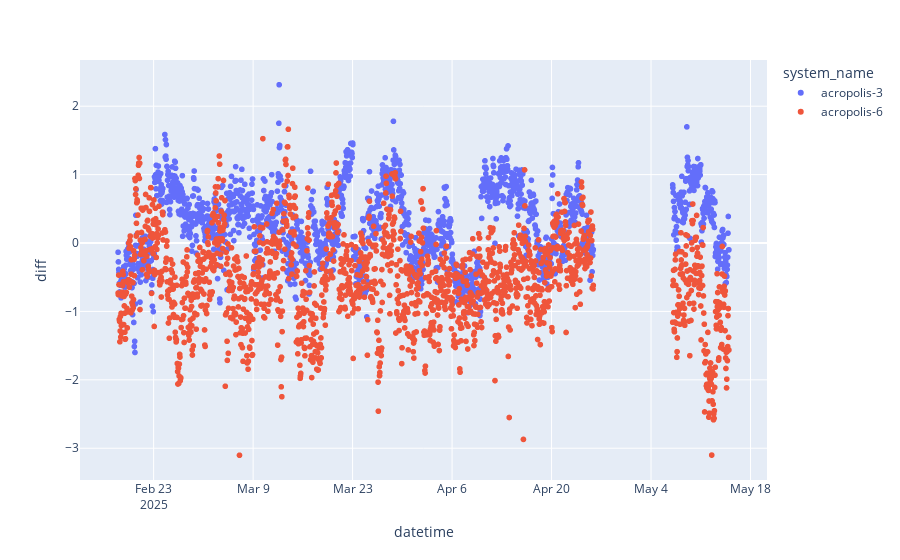
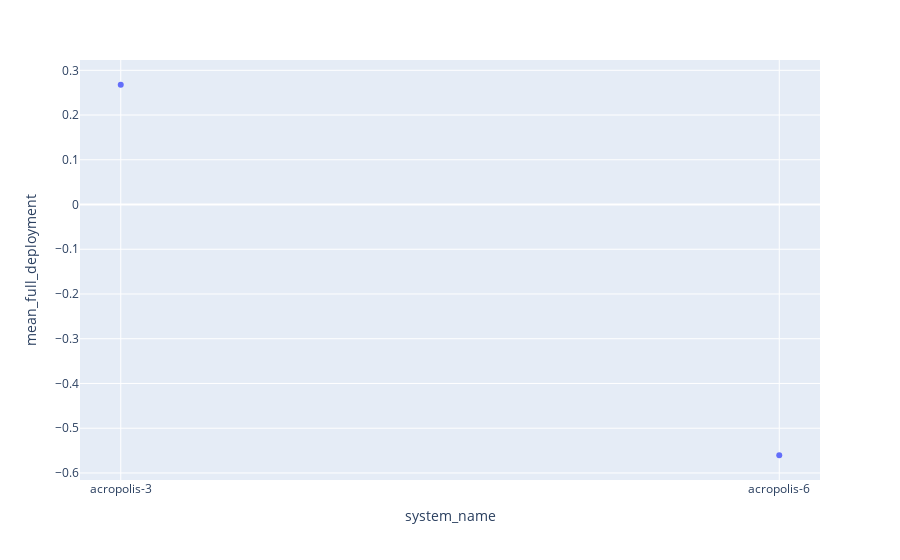
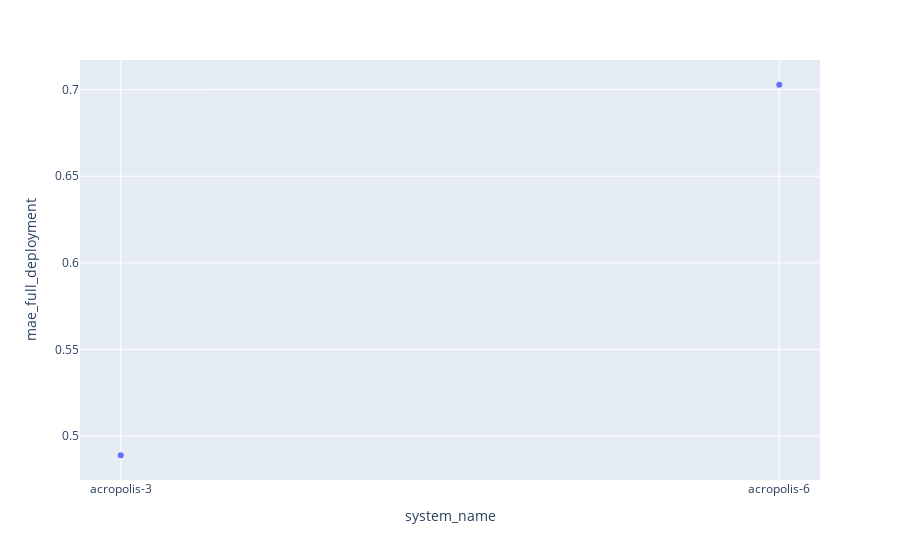
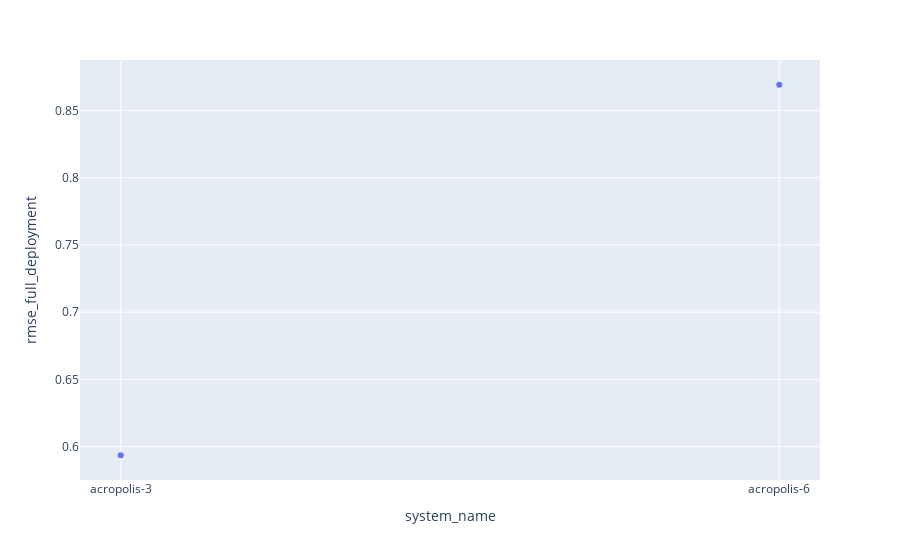

These figures' notebook cell, in order:
### Code cell
fig = px.scatter(df, x="datetime", y="diff", color = "system_name")
fig.show()
fig = px.scatter(df_sbs, x="system_name", y="mean_full_deployment")
fig.show()
fig = px.scatter(df_sbs, x="system_name", y="mae_full_deployment")
fig.show()
fig = px.scatter(df_sbs, x="system_name", y="rmse_full_deployment")
fig.show()

### Figure 1 — Plotly figure (JSON) as saved in the notebook; plotly's stock layout.template omitted (floating-point values rounded to 4 significant figures; data arrays with more than 128 entries replaced by an {"elided": "..."} marker saying what was removed)
{"data": [{"hovertemplate": "system_name=acropolis-3<br>datetime=%{x}<br>diff=%{y}<extra></extra>", "legendgroup": "acropolis-3", "marker": {"color": "#636efa", "symbol": "circle"}, "mode": "markers", "name": "acropolis-3", "showlegend": true, "type": "scattergl", "x": {"elided": "1790 str values"}, "xaxis": "x", "y": {"elided": "1790 float values"}, "yaxis": "y"}, {"hovertemplate": "system_name=acropolis-6<br>datetime=%{x}<br>diff=%{y}<extra></extra>", "legendgroup": "acropolis-6", "marker": {"color": "#EF553B", "symbol": "circle"}, "mode": "markers", "name": "acropolis-6", "showlegend": true, "type": "scattergl", "x": {"elided": "1790 str values"}, "xaxis": "x", "y": {"elided": "1790 float values"}, "yaxis": "y"}], "layout": {"legend": {"title": {"text": "system_name"}, "tracegroupgap": 0}, "margin": {"t": 60}, "xaxis": {"anchor": "y", "domain": [0, 1], "title": {"text": "datetime"}}, "yaxis": {"anchor": "x", "domain": [0, 1], "title": {"text": "diff"}}}}

### Figure 2 — Plotly figure (JSON) as saved in the notebook; plotly's stock layout.template omitted (floating-point values rounded to 4 significant figures)
{"data": [{"hovertemplate": "system_name=%{x}<br>mean_full_deployment=%{y}<extra></extra>", "legendgroup": "", "marker": {"color": "#636efa", "symbol": "circle"}, "mode": "markers", "name": "", "orientation": "v", "showlegend": false, "type": "scatter", "x": ["acropolis-3", "acropolis-6"], "xaxis": "x", "y": [0.2677, -0.5604], "yaxis": "y"}], "layout": {"legend": {"tracegroupgap": 0}, "margin": {"t": 60}, "xaxis": {"anchor": "y", "domain": [0, 1], "title": {"text": "system_name"}}, "yaxis": {"anchor": "x", "domain": [0, 1], "title": {"text": "mean_full_deployment"}}}}

### Figure 3 — Plotly figure (JSON) as saved in the notebook; plotly's stock layout.template omitted (floating-point values rounded to 4 significant figures)
{"data": [{"hovertemplate": "system_name=%{x}<br>mae_full_deployment=%{y}<extra></extra>", "legendgroup": "", "marker": {"color": "#636efa", "symbol": "circle"}, "mode": "markers", "name": "", "orientation": "v", "showlegend": false, "type": "scatter", "x": ["acropolis-3", "acropolis-6"], "xaxis": "x", "y": [0.4889, 0.7028], "yaxis": "y"}], "layout": {"legend": {"tracegroupgap": 0}, "margin": {"t": 60}, "xaxis": {"anchor": "y", "domain": [0, 1], "title": {"text": "system_name"}}, "yaxis": {"anchor": "x", "domain": [0, 1], "title": {"text": "mae_full_deployment"}}}}

### Figure 4 — Plotly figure (JSON) as saved in the notebook; plotly's stock layout.template omitted (floating-point values rounded to 4 significant figures)
{"data": [{"hovertemplate": "system_name=%{x}<br>rmse_full_deployment=%{y}<extra></extra>", "legendgroup": "", "marker": {"color": "#636efa", "symbol": "circle"}, "mode": "markers", "name": "", "orientation": "v", "showlegend": false, "type": "scatter", "x": ["acropolis-3", "acropolis-6"], "xaxis": "x", "y": [0.5936, 0.8691], "yaxis": "y"}], "layout": {"legend": {"tracegroupgap": 0}, "margin": {"t": 60}, "xaxis": {"anchor": "y", "domain": [0, 1], "title": {"text": "system_name"}}, "yaxis": {"anchor": "x", "domain": [0, 1], "title": {"text": "rmse_full_deployment"}}}}
